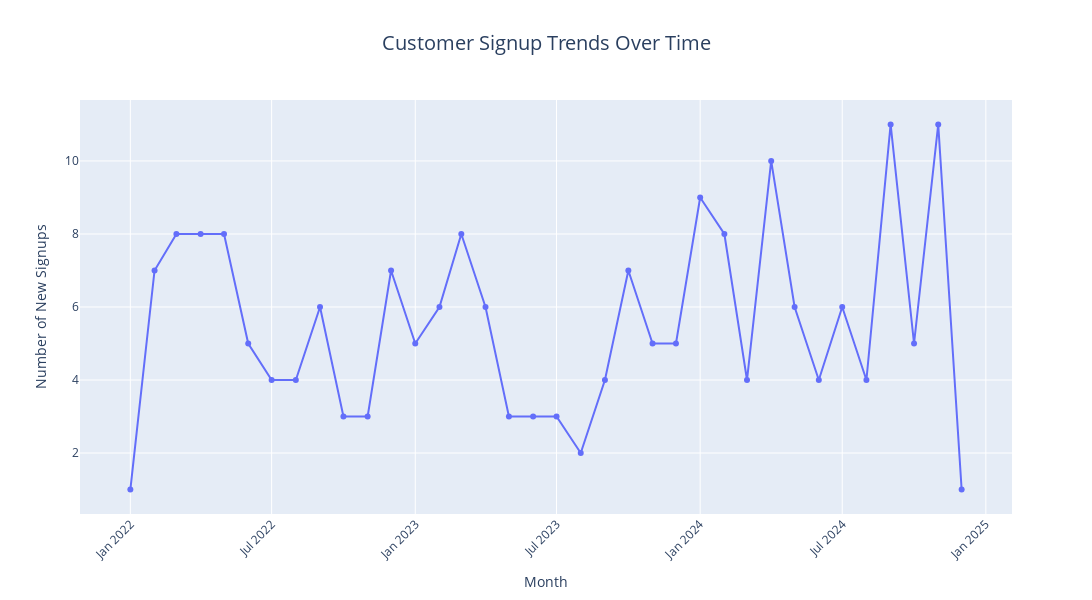

Notebook cell for this chart:
### Code cell
# Customer Signup Trends
customers['SignupMonth'] = customers['SignupDate'].dt.to_period('M')
monthly_signups = customers.groupby('SignupMonth').size().reset_index(name='count')
monthly_signups['SignupMonth'] = monthly_signups['SignupMonth'].astype(str)

fig_signups = px.line(monthly_signups,
                      x='SignupMonth',
                      y='count',
                      title='Customer Signup Trends Over Time',
                      markers=True)
fig_signups.update_layout(
    title_x=0.5,
    title_font_size=20,
    xaxis_title="Month",
    yaxis_title="Number of New Signups",
    xaxis_tickangle=-45,
    width=1200,
    height=600,
    showlegend=False
)

### Figure 1 — Plotly figure (JSON) as saved in the notebook; plotly's stock layout.template omitted (floating-point values rounded to 4 significant figures)
{"data": [{"hovertemplate": "SignupMonth=%{x}<br>count=%{y}<extra></extra>", "legendgroup": "", "line": {"color": "#636efa", "dash": "solid"}, "marker": {"symbol": "circle"}, "mode": "lines+markers", "name": "", "orientation": "v", "showlegend": false, "type": "scatter", "x": ["2022-01", "2022-02", "2022-03", "2022-04", "2022-05", "2022-06", "2022-07", "2022-08", "2022-09", "2022-10", "2022-11", "2022-12", "2023-01", "2023-02", "2023-03", "2023-04", "2023-05", "2023-06", "2023-07", "2023-08", "2023-09", "2023-10", "2023-11", "2023-12", "2024-01", "2024-02", "2024-03", "2024-04", "2024-05", "2024-06", "2024-07", "2024-08", "2024-09", "2024-10", "2024-11", "2024-12"], "xaxis": "x", "y": [1, 7, 8, 8, 8, 5, 4, 4, 6, 3, 3, 7, 5, 6, 8, 6, 3, 3, 3, 2, 4, 7, 5, 5, 9, 8, 4, 10, 6, 4, 6, 4, 11, 5, 11, 1], "yaxis": "y"}], "layout": {"height": 600, "legend": {"tracegroupgap": 0}, "showlegend": false, "title": {"font": {"size": 20}, "text": "Customer Signup Trends Over Time", "x": 0.5}, "width": 1200, "xaxis": {"anchor": "y", "domain": [0, 1], "tickangle": -45, "title": {"text": "Month"}}, "yaxis": {"anchor": "x", "domain": [0, 1], "title": {"text": "Number of New Signups"}}}}
